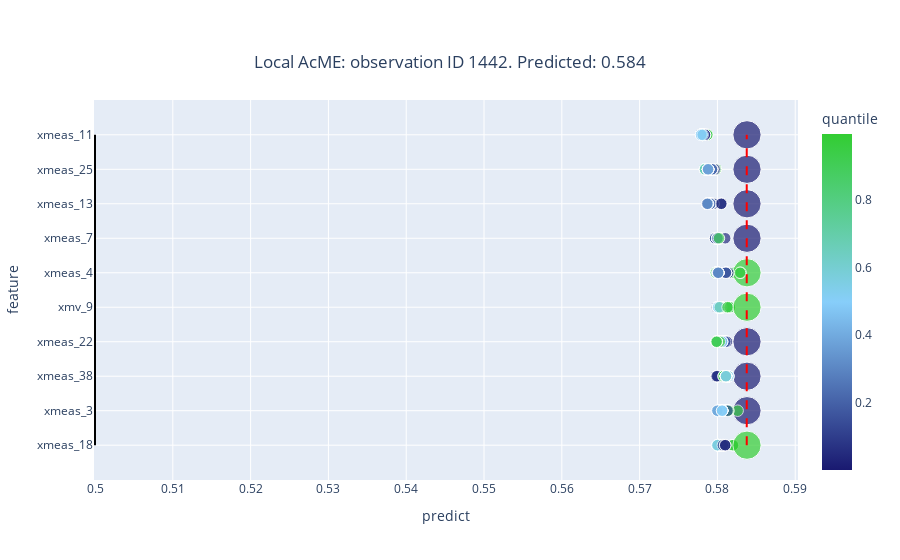

Write notebook code for a chart like this one.
### Markdown cell above
## Local explanation
Explain  random anomaly

### Code cell
random_loc_exp = random.choice(local_explanations)
what_if = random_loc_exp.summary_plot(local=True, n_features=10) 
what_if.show()
what_if.update_layout(width=100*15, height=100*6, font=dict(size=18))
what_if.write_image('results/TEP_local_random.pdf')

### Figure 1 — Plotly figure (JSON) as saved in the notebook; plotly's stock layout.template omitted (floating-point values rounded to 4 significant figures; data arrays with more than 128 entries replaced by an {"elided": "..."} marker saying what was removed)
{"data": [{"customdata": {"elided": "510x1 float values"}, "hovertemplate": "Feature: <b>%{y}</b><br><br>Predict: %{x}<br>Original value: %{customdata[0]}<br>Quantile: %{marker.color}", "legendgroup": "", "marker": {"color": {"elided": "510 float values"}, "coloraxis": "coloraxis", "size": {"elided": "510 float values"}, "sizemode": "area", "sizeref": 0.00075, "symbol": "circle"}, "mode": "markers", "name": "", "orientation": "h", "showlegend": false, "type": "scatter", "x": {"elided": "510 float values"}, "xaxis": "x", "y": {"elided": "510 str values"}, "yaxis": "y"}], "layout": {"coloraxis": {"colorbar": {"title": {"text": "quantile"}}, "colorscale": [[0, "midnightblue"], [0.5, "lightskyblue"], [1, "limegreen"]]}, "legend": {"itemsizing": "constant", "tracegroupgap": 0}, "shapes": [{"line": {"color": "red", "dash": "dash", "width": 2}, "type": "line", "x0": 0.5838, "x1": 0.5838, "y0": "xmeas_18", "y1": "xmeas_11"}, {"line": {"color": "black", "dash": "solid", "width": 2}, "type": "line", "x0": 0.5, "x1": 0.5, "y0": "xmeas_18", "y1": "xmeas_11"}], "title": {"text": "Local AcME: observation ID 1442. Predicted: 0.584", "x": 0.5, "xanchor": "center", "y": 0.9, "yanchor": "top"}, "xaxis": {"anchor": "y", "domain": [0, 1], "title": {"text": "predict"}}, "yaxis": {"anchor": "x", "domain": [0, 1], "title": {"text": "feature"}}}}
